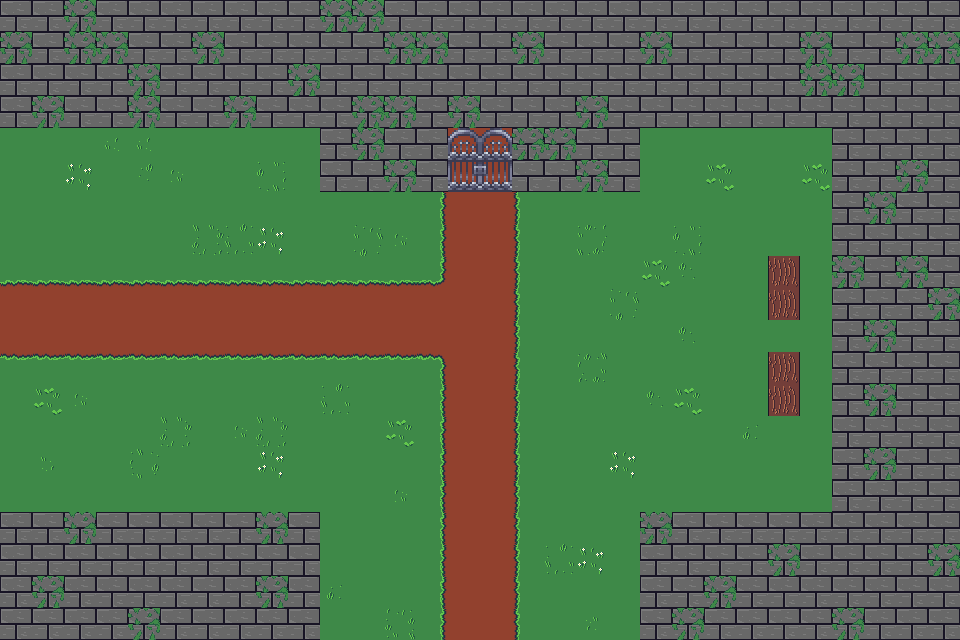

Below is a game level as drawn by its tile map, then a one-line description and the .tmx file that defines it, in full:
An orthogonal 30x20 tile map with 32x32 px tiles, 3 tile layers (Calque de Tuiles 1, Calque de Tuiles 2, Calque de Tuiles 3), 2 tilesets and 12 objects (8x collision, 2x portal, 2x portal_exit).

<map version="1.10" tiledversion="1.10.2" orientation="orthogonal" renderorder="right-down" width="30" height="20" tilewidth="32" tileheight="32" infinite="0" nextlayerid="5" nextobjectid="16">
 <tileset firstgid="1" source="tilemap.tsx" />
 <tileset firstgid="257" source="bushes.tsx" />
 <layer id="1" name="Calque de Tuiles 1" width="30" height="20">
  <data encoding="csv">
4,4,5,4,4,4,4,4,4,4,5,5,4,4,4,4,4,4,4,4,4,4,4,4,4,4,4,4,4,4,
5,4,5,5,4,4,5,4,4,4,4,4,5,5,4,4,5,4,4,4,5,4,4,4,4,5,4,4,5,5,
4,4,4,4,5,4,4,4,4,5,4,4,4,4,4,4,4,4,4,4,4,4,4,4,4,5,5,4,4,4,
4,5,4,4,5,4,4,5,4,4,4,5,5,4,5,4,4,4,5,4,4,4,4,4,4,4,4,4,4,4,
1,1,1,1,1,1,1,1,1,1,4,5,4,4,2,2,5,5,4,4,1,1,1,1,1,1,4,4,4,4,
1,1,1,1,1,1,1,1,1,1,4,4,5,4,2,2,4,4,5,4,1,1,1,1,1,1,4,4,5,4,
1,1,1,1,1,1,1,1,1,1,1,1,1,1,2,2,1,1,1,1,1,1,1,1,1,1,4,5,4,4,
1,1,1,1,1,1,1,1,1,1,1,1,1,1,2,2,1,1,1,1,1,1,1,1,1,1,4,4,4,4,
1,1,1,1,1,1,1,1,1,1,1,1,1,1,2,2,1,1,1,1,1,1,1,1,25,1,5,4,5,4,
2,2,2,2,2,2,2,2,2,2,2,2,2,2,2,2,1,1,1,1,1,1,1,1,25,1,4,4,4,5,
2,2,2,2,2,2,2,2,2,2,2,2,2,2,2,2,1,1,1,1,1,1,1,1,1,1,4,5,4,4,
1,1,1,1,1,1,1,1,1,1,1,1,1,1,2,2,1,1,1,1,1,1,1,1,25,1,4,4,4,4,
1,1,1,1,1,1,1,1,1,1,1,1,1,1,2,2,1,1,1,1,1,1,1,1,25,1,4,5,4,4,
1,1,1,1,1,1,1,1,1,1,1,1,1,1,2,2,1,1,1,1,1,1,1,1,1,1,4,4,4,4,
1,1,1,1,1,1,1,1,1,1,1,1,1,1,2,2,1,1,1,1,1,1,1,1,1,1,4,5,4,4,
1,1,1,1,1,1,1,1,1,1,1,1,1,1,2,2,1,1,1,1,1,1,1,1,1,1,4,4,4,4,
4,4,5,4,4,4,4,4,5,4,1,1,1,1,2,2,1,1,1,1,5,4,4,4,4,4,4,4,4,4,
4,4,4,4,4,4,4,4,4,4,1,1,1,1,2,2,1,1,1,1,4,4,4,4,5,4,4,4,4,5,
4,5,4,4,4,4,4,4,5,4,1,1,1,1,2,2,1,1,1,1,4,4,5,4,4,4,4,4,4,4,
4,4,4,4,5,4,4,4,4,4,1,1,1,1,2,2,1,1,1,1,4,5,4,4,4,4,5,4,4,4
</data>
 </layer>
 <layer id="2" name="Calque de Tuiles 2" width="30" height="20">
  <data encoding="csv">
0,0,0,0,0,0,0,0,0,0,0,0,0,0,0,0,0,0,0,0,0,0,0,0,0,0,0,0,0,0,
0,0,0,0,0,0,0,0,0,0,0,0,0,0,0,0,0,0,0,0,0,0,0,0,0,0,0,0,0,0,
0,0,0,0,0,0,0,0,0,0,0,0,0,0,0,0,0,0,0,0,0,0,0,0,0,0,0,0,0,0,
0,0,0,0,0,0,0,0,0,0,0,0,0,0,0,0,0,0,0,0,0,0,0,0,0,0,0,0,0,0,
0,0,0,0,0,0,0,0,0,0,0,0,0,0,338,2147483986,0,0,0,0,0,0,0,0,0,0,0,0,0,0,
0,0,0,0,0,0,0,0,0,0,0,0,0,0,348,2147483996,0,0,0,0,0,0,0,0,0,0,0,0,0,0,
0,0,0,0,0,0,0,0,0,0,0,0,0,114,0,0,2147483762,0,0,0,0,0,0,0,0,0,0,0,0,0,
0,0,0,0,0,0,0,0,0,0,0,0,0,114,0,0,2147483762,0,0,0,0,0,0,0,0,0,0,0,0,0,
536871026,536871026,536871026,536871026,536871026,536871026,536871026,536871026,536871026,536871026,536871026,536871026,536871026,115,0,0,2147483762,0,0,0,0,0,0,0,0,0,0,0,0,0,
0,0,0,0,0,0,0,0,0,0,0,0,0,0,0,0,2147483762,0,0,0,0,0,0,0,0,0,0,0,0,0,
0,0,0,0,0,0,0,0,0,0,0,0,0,0,0,0,2147483762,0,0,0,0,0,0,0,0,0,0,0,0,0,
1610612850,1610612850,1610612850,1610612850,1610612850,1610612850,1610612850,1610612850,1610612850,1610612850,1610612850,1610612850,1610612850,1610612851,0,0,2147483762,0,0,0,0,0,0,0,0,0,0,0,0,0,
0,0,0,0,0,0,0,0,0,0,0,0,0,114,0,0,2147483762,0,0,0,0,0,0,0,0,0,0,0,0,0,
0,0,0,0,0,0,0,0,0,0,0,0,0,114,0,0,2147483762,0,0,0,0,0,0,0,0,0,0,0,0,0,
0,0,0,0,0,0,0,0,0,0,0,0,0,114,0,0,2147483762,0,0,0,0,0,0,0,0,0,0,0,0,0,
0,0,0,0,0,0,0,0,0,0,0,0,0,114,0,0,2147483762,0,0,0,0,0,0,0,0,0,0,0,0,0,
0,0,0,0,0,0,0,0,0,0,0,0,0,114,0,0,2147483762,0,0,0,0,0,0,0,0,0,0,0,0,0,
0,0,0,0,0,0,0,0,0,0,0,0,0,114,0,0,2147483762,0,0,0,0,0,0,0,0,0,0,0,0,0,
0,0,0,0,0,0,0,0,0,0,0,0,0,114,0,0,2147483762,0,0,0,0,0,0,0,0,0,0,0,0,0,
0,0,0,0,0,0,0,0,0,0,0,0,0,114,0,0,2147483762,0,0,0,0,0,0,0,0,0,0,0,0,0
</data>
 </layer>
 <layer id="3" name="Calque de Tuiles 3" width="30" height="20">
  <data encoding="csv">
0,0,0,0,0,0,0,0,0,0,0,0,0,0,0,0,0,0,0,0,0,0,0,0,0,0,0,0,0,0,
0,0,0,0,0,0,0,0,0,0,0,0,0,0,0,0,0,0,0,0,0,0,0,0,0,0,0,0,0,0,
0,0,0,0,0,0,0,0,0,0,0,0,0,0,0,0,0,0,0,0,0,0,0,0,0,0,0,0,0,0,
0,0,0,0,0,0,0,0,0,0,0,0,0,0,0,0,0,0,0,0,0,0,0,0,0,0,0,0,0,0,
0,0,0,22,22,0,0,0,0,0,0,0,0,0,0,0,0,0,0,0,0,0,0,0,0,0,0,0,0,0,
0,0,49,0,37,21,0,0,35,0,0,0,0,0,0,0,0,0,0,0,0,0,81,0,0,81,0,0,0,0,
0,0,0,0,1,0,0,0,0,0,0,0,0,0,0,0,0,0,0,0,0,0,0,0,0,0,0,0,0,0,
0,1,0,0,1,0,17,36,49,0,0,34,21,0,0,0,0,0,20,0,0,35,0,0,0,0,0,0,0,0,
0,0,0,0,0,0,0,0,0,0,0,0,0,0,0,0,0,0,0,0,81,40,0,0,0,0,0,0,0,0,
0,0,0,0,0,0,0,0,0,0,0,0,0,0,0,0,0,0,0,34,0,0,0,0,0,0,0,0,0,0,
0,0,0,0,0,0,0,0,0,0,0,0,0,0,0,0,0,0,0,0,0,40,0,0,0,0,0,0,0,0,
0,0,0,0,0,0,0,0,0,0,0,0,0,0,0,0,0,0,18,0,0,0,0,0,0,0,0,0,0,0,
0,81,21,0,0,0,0,0,0,0,36,0,0,0,0,0,0,0,0,0,40,81,0,0,0,0,0,0,0,0,
0,0,0,0,0,17,0,21,17,0,0,0,81,0,0,0,0,0,0,0,0,0,0,39,0,0,0,0,0,0,
0,23,0,1,33,0,0,0,49,0,0,0,0,0,0,0,0,0,0,49,0,0,0,1,0,0,0,0,0,0,
0,0,0,0,0,0,0,0,0,0,0,0,21,0,0,0,0,0,0,0,0,0,0,1,0,0,0,0,0,0,
0,0,0,0,0,0,0,0,0,0,0,1,0,0,0,0,0,0,0,0,0,0,0,0,0,0,0,0,0,0,
0,0,0,0,0,0,0,0,0,0,0,0,0,0,0,0,0,36,49,0,0,0,0,0,0,0,0,0,0,0,
0,0,0,0,0,0,0,0,0,0,39,0,1,0,0,0,0,0,0,0,0,0,0,0,0,0,0,0,0,0,
0,0,0,0,0,0,0,0,0,0,0,0,19,0,0,0,0,0,24,0,0,0,0,0,0,0,0,0,0,0
</data>
 </layer>
 <objectgroup id="4" name="objects">
  <properties>
   <property name="zoom" type="float" value="3" />
  </properties>
  <object id="2" type="collision" x="0" y="0" width="960" height="128">
   <properties>
    <property name="collision_type" value="solid" />
   </properties>
  </object>
  <object id="3" name="forest_ab" type="portal" x="448" y="128" width="64" height="64">
   <properties>
    <property name="targeted_exit_name" value="forest_ab" />
    <property name="targeted_map_name" value="map14" />
    <property name="targeted_scene_name" value="scene1" />
   </properties>
  </object>
  <object id="4" name="forest_aa" type="portal_exit" x="480" y="241.333">
   <point />
  </object>
  <object id="5" type="collision" x="768" y="256" width="32" height="64">
   <properties>
    <property name="collision_type" value="solid" />
   </properties>
  </object>
  <object id="6" type="collision" x="768" y="352" width="32" height="64">
   <properties>
    <property name="collision_type" value="solid" />
   </properties>
  </object>
  <object id="9" type="collision" x="832" y="128" width="128" height="512">
   <properties>
    <property name="collision_type" value="solid" />
   </properties>
  </object>
  <object id="10" type="collision" x="0" y="512" width="320" height="128">
   <properties>
    <property name="collision_type" value="solid" />
   </properties>
  </object>
  <object id="11" type="collision" x="640" y="512" width="192" height="128">
   <properties>
    <property name="collision_type" value="solid" />
   </properties>
  </object>
  <object id="12" type="collision" x="320" y="128" width="128" height="64">
   <properties>
    <property name="collision_type" value="solid" />
   </properties>
  </object>
  <object id="13" type="collision" x="512" y="128" width="128" height="64">
   <properties>
    <property name="collision_type" value="solid" />
   </properties>
  </object>
  <object id="14" name="forest_ac" type="portal" x="320" y="640" width="320">
   <properties>
    <property name="targeted_exit_name" value="forest_ac" />
    <property name="targeted_map_name" value="map16" />
    <property name="targeted_scene_name" value="scene1" />
   </properties>
  </object>
  <object id="15" name="forest_ad" type="portal_exit" x="480" y="592">
   <point />
  </object>
 </objectgroup>
</map>
